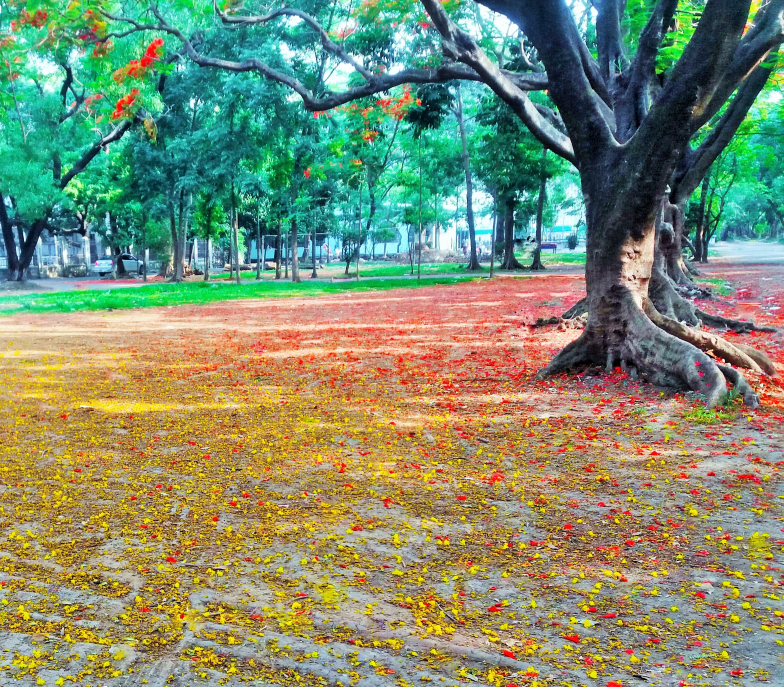
#> input picture Lab_Task/Move_image/1.jpg, 2350 x 2061 px (shown at 1/3 size); its folder holds 4 pictures in this run
$ python resize_move_picture.py
#> lines starting #> are read from the running program, lines starting #| are printed output that depends on the picture
from PIL import Image
import os

for img in os.listdir('.'):
    if img.endswith('.jpg'):
        image = Image.open(img)
#> image is the input picture: PIL image 2350x2061 RGB; mean R, G, B 127.6, 141.4, 111
        image.thumbnail((200, 200))
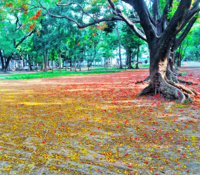
#> image: PIL image 200x175 RGB; mean R, G, B 127.5, 141.4, 110.9
        image.save('Resize_to200/{}'.format(img))
#> pass 2 of the loop `for img in os.listdir('.'):`:
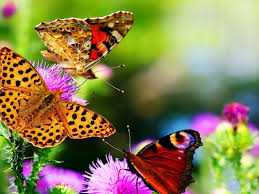
#> input picture Lab_Task/Move_image/10.jpg, 259 x 194 px
#> image is the input picture: PIL image 259x194 RGB; mean R, G, B 137.5, 127.8, 82.2
#> `image.thumbnail((200, 200))`:
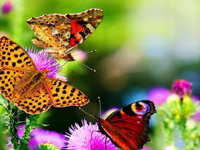
#> image: PIL image 200x150 RGB; mean R, G, B 137.5, 127.8, 82.3
#> pass 3 of the loop `for img in os.listdir('.'):`:
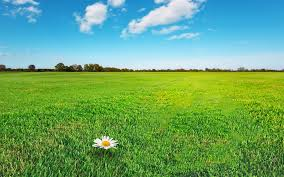
#> input picture Lab_Task/Move_image/2.jpg, 284 x 177 px
#> image is the input picture: PIL image 284x177 RGB; mean R, G, B 107.1, 165.7, 111.9
#> `image.thumbnail((200, 200))`:
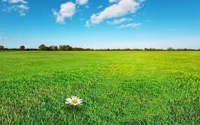
#> image: PIL image 200x125 RGB; mean R, G, B 107.1, 165.7, 111.9
#> the loop made 5 passes; the first 3 are shown
